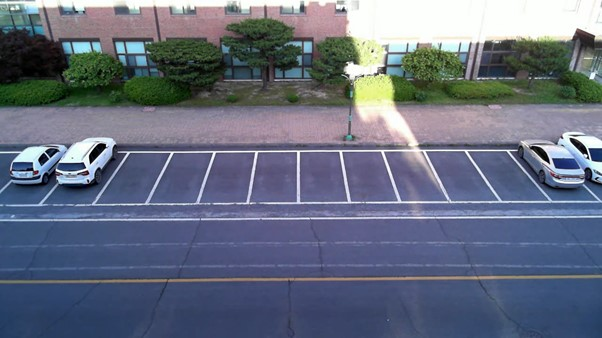
#> input picture Img.jpg, 602 x 338 px, given as the content of the folder test_images, which was not available
$ jupyter execute identify_parking_spots.ipynb   (text cells are left out)
#> lines starting #> are read from the running program, lines starting #| are printed output that depends on the picture; after the words box and inside, x2 and y2 are one past the last pixel; in counts of white or black regions, pixels touching at a corner belong together; pictures that were not available may be replaced by others from this repository, and a replacement may not be noted
[cell 1]
from __future__ import division
import matplotlib.pyplot as plt
import cv2
import os, glob
import numpy as np

[cell 2]
def show_images(images, filename=None, save=False, cmap=None):
    cols = 2
    rows = (len(images)+1)//cols

    plt.figure(figsize=(15, 12))
    for i, image in enumerate(images):
        plt.subplot(rows, cols, i+1)
        # use gray scale color map if there is only one channel
        cmap = 'gray' if len(image.shape)==2 else cmap
        plt.imshow(image, cmap=cmap)
        plt.xticks([])
        plt.yticks([])
    plt.tight_layout(pad=0, h_pad=0, w_pad=0)
    plt.show()
    if save == True:
        filename = filename
        cv2.imwrite(filename, image)

[cell 3]
test_images = [plt.imread(path) for path in glob.glob('test_images/Img.jpg')]
#> test_images = 1 item

show_images(test_images)
#> in show_images, `rows = (len(images)+1)//cols`: rows = 1
#> the loop in show_images, `for i, image in enumerate(images):` made 1 pass

[cell 4]
# image is expected be in RGB color space# image
def select_rgb_white_yellow(image):
    # white color mask
    lower = np.uint8([120, 120, 120])
    upper = np.uint8([255, 255, 255])
    white_mask = cv2.inRange(image, lower, upper)
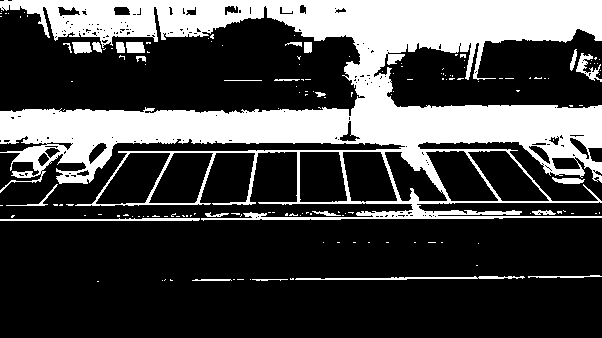
#> white_mask: shape (338, 602); 28.1% white; 158 white regions (133 under 20 px), largest, box (x1, y1, x2, y2) and area: (0, 0, 602, 221) 53770, (295, 276, 525, 280) 483, (0, 218, 200, 221) 461
#> image is the input picture: shape (338, 602, 3); mean R, G, B 102, 109.7, 127.3
    # yellow color mask
    lower = np.uint8([190, 190,   0])
    upper = np.uint8([255, 255, 255])
    yellow_mask = cv2.inRange(image, lower, upper)
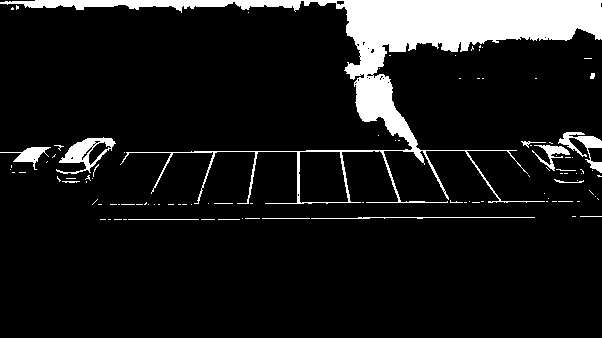
#> yellow_mask: shape (338, 602); 10.3% white; 102 white regions (87 under 20 px), largest, box (x1, y1, x2, y2) and area: (0, 0, 602, 204) 17944, (56, 137, 116, 174) 812, (558, 132, 602, 173) 576
    # combine the mask
    mask = cv2.bitwise_or(white_mask, yellow_mask)
#> mask: shape (338, 602); 28.1% white; 156 white regions (131 under 20 px), largest, box (x1, y1, x2, y2) and area: (0, 0, 602, 221) 53820, (295, 276, 525, 280) 483, (0, 218, 200, 221) 461
    masked = cv2.bitwise_and(image, image, mask = mask)
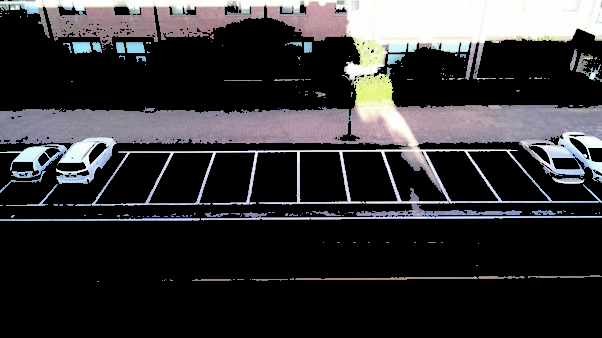
#> masked: shape (338, 602, 3); mean R, G, B 52.3, 51.5, 53.5
    return masked

white_yellow_images = list(map(select_rgb_white_yellow, test_images))
#> white_yellow_images = 1 item
filename = 'white_yellow_image.jpg'
show_images(white_yellow_images, filename, True, None)
#> the loop in show_images (call 2), `for i, image in enumerate(images):` made 1 pass

[cell 5]
def convert_gray_scale(image):
    return cv2.cvtColor(image, cv2.COLOR_RGB2GRAY)
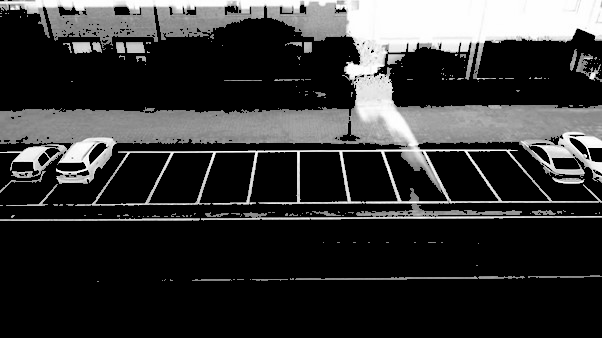
#> returned value: shape (338, 602); min 0, max 255, mean 52

gray_images = list(map(convert_gray_scale, white_yellow_images))
#> gray_images = 1 item

filename = 'gray_image.jpg'
show_images(gray_images, filename, True, None)

[cell 6]
def detect_edges(image, low_threshold=500, high_threshold=1000):
#> called with low_threshold = 500, high_threshold = 1000
    return cv2.Canny(image, low_threshold, high_threshold)
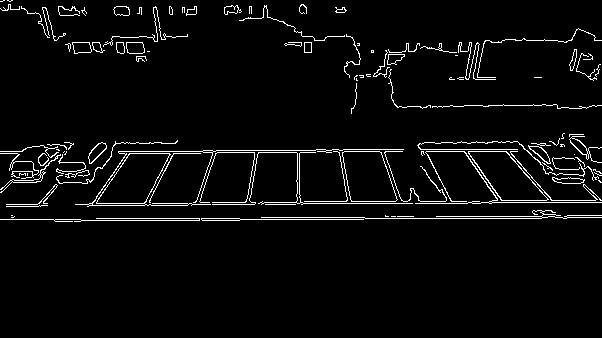
#> returned value: shape (338, 602); 4% white in thin lines or dots, all inside (x1, y1, x2, y2) = (0, 0, 602, 222)

edge_images = list(map(lambda image: detect_edges(image), gray_images))
#> edge_images = 1 item

filename = 'edge_image.jpg'
show_images(edge_images, filename, True, None)

[cell 7]
def filter_region(image, vertices):
    """
    Create the mask using the vertices and apply it to the input image
    """
    mask = np.zeros_like(image)
    if len(mask.shape)==2:
        cv2.fillPoly(mask, vertices, 255)
    else:
        cv2.fillPoly(mask, vertices, (255,)*mask.shape[2]) # in case, the input image has a channel dimension
    return cv2.bitwise_and(image, mask)


def select_region(image):
    """
    It keeps the region surrounded by the `vertices` (i.e. polygon).  Other area is set to 0 (black).
    """
    # first, define the polygon by vertices
    rows, cols = image.shape[:2]
#> rows = 338; cols = 602
    pt_1  = [cols*0.0, rows*0.43]
#> pt_1 = [0, 145.3]
    pt_2 = [cols*0.0, rows*0.64]
#> pt_2 = [0, 216.3]
    pt_3 = [cols*1, rows*0.6]
#> pt_3 = [602, 202.8]
    pt_4 = [cols*1, rows*0.43]
#> pt_4 = [602, 145.3]
    # the vertices are an array of polygons (i.e array of arrays) and the data type must be integer
    vertices = np.array([[pt_1, pt_2, pt_3, pt_4]], dtype=np.int32)
    return filter_region(image, vertices)
#> in filter_region, `cv2.fillPoly(mask, vertices, 255)`:
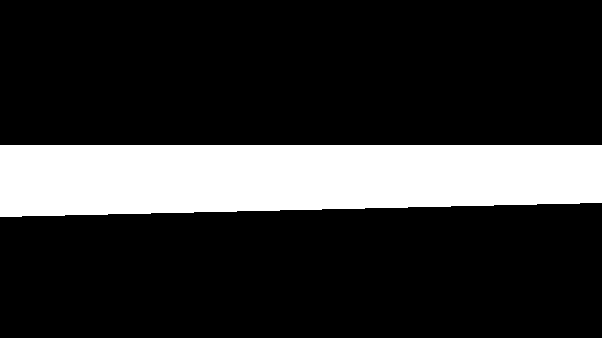
#> mask: shape (338, 602); 19.2% white; 1 white region, box (x1, y1, x2, y2) and area: (0, 145, 602, 217) 39130
#> in filter_region, `return cv2.bitwise_and(image, mask)`:
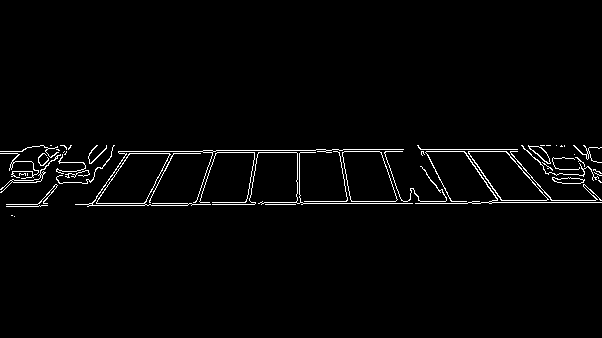
#> returned value: shape (338, 602); 2.1% white in thin lines or dots, all inside (x1, y1, x2, y2) = (0, 145, 602, 217)

# images showing the region of interest only
roi_images = list(map(select_region, edge_images))
#> roi_images = 1 item

filename = 'roi_image.jpg'
show_images(roi_images, filename, True, None)

[cell 8]
def hough_lines(image):
    """
    `image` should be the output of a Canny transform.

    Returns hough lines (not the image with lines)
    """
    return cv2.HoughLinesP(image, rho=1, theta=np.pi/180, threshold=30, minLineLength=30, maxLineGap=10)


list_of_lines = list(map(hough_lines, roi_images))
#> list_of_lines = 1 item
# print(list_of_lines)

[cell 9]
def draw_lines(image, lines, color=[255, 0, 0], thickness=2, make_copy=True):
    # the lines returned by cv2.HoughLinesP has the shape (-1, 1, 4)
    if make_copy:
        image = np.copy(image) # don't want to modify the original
    cleaned = []
    for line in lines:
        for x1,y1,x2,y2 in line:
            if abs(y2-y1) >=10 and abs(x2-x1) >=0 and abs(x2-x1) <= 10000:
                cleaned.append((x1,y1,x2,y2))
                cv2.line(image, (x1, y1), (x2, y2), color, thickness)
    print(" No lines detected: ", len(cleaned))
    return image

line_images = []
for image, lines in zip(test_images, list_of_lines):
    line_images.append(draw_lines(image, lines))
#> this loop made 1 pass
#|  No lines detected:  17
#> after the loop, line_images = 1 item

filename = 'line_image.jpg'
show_images(line_images, filename, True, None)
#> the loop in show_images (call 6), `for i, image in enumerate(images):` made 1 pass
#> in show_images (call 6), `plt.show()`:
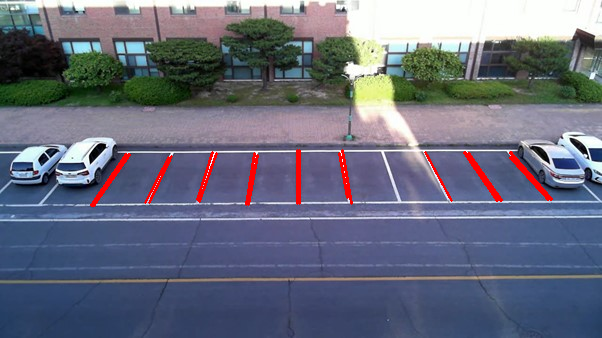
#> shown: shape (338, 602, 3); mean R, G, B 103.5, 107.8, 125.1

[cell 10]
def identify_blocks(image, lines, make_copy=True):
    if make_copy:
        new_image = np.copy(image)
    #Step 1: Create a clean list of lines
    cleaned = []
    for line in lines:
        for x1,y1,x2,y2 in line:
            if abs(y2-y1) >=10 and abs(x2-x1) >=0 and abs(x2-x1) <= 100000:
                cleaned.append((x1,y1,x2,y2))

    #Step 2: Sort cleaned by y1 position
    import operator
    list1 = sorted(cleaned, key=operator.itemgetter(1, 1))

    #Step 3: Find clusters of y1 close together - clust_dist apart
    clusters = {}
    dIndex = 0
    clus_dist = 1000

    for i in range(len(list1) - 1):
        distance = abs(list1[i+1][1] - list1[i][1])
        # print(distance)
        if distance <= clus_dist:
            if not dIndex in clusters.keys(): clusters[dIndex] = []
            clusters[dIndex].append(list1[i])
            clusters[dIndex].append(list1[i + 1])

        else:
            dIndex += 1

    #Step 4: Identify coordinates of rectangle around this cluster
    rects = {}
    i = 0
    for key in clusters:
        all_list = clusters[key]
        cleaned = list(set(all_list))
        if len(cleaned) > 10:
            cleaned = sorted(cleaned, key=lambda tup: tup[0])
            avg_x1 = cleaned[0][2]
            avg_x2 = cleaned[-1][2]
    #         print(avg_y1, avg_y2)
            avg_y1 = 0
            avg_y2 = 0
            for tup in cleaned:
                if tup[1] > tup[-1]:
                    avg_y1 += tup[-1]
                    avg_y2 += tup[1]
                else:
                    avg_y1 += tup[1]
                    avg_y2 += tup[-1]

            avg_y1 = avg_y1/len(cleaned)
            avg_y2 = avg_y2/len(cleaned)
            rects[i] = (avg_x1, avg_y1, avg_x2, avg_y2)
            i += 1

    #Step 5: Draw the rectangles on the image
    buff = 5
    for key in rects:
        tup_topLeft = (int(rects[key][0]), int(rects[key][1]- buff))
        tup_botRight = (int(rects[key][2]), int(rects[key][3] + buff))
#         print(tup_topLeft, tup_botRight)
        cv2.rectangle(new_image, tup_topLeft, tup_botRight, (0,255,0), 2)
    return new_image, rects

# images showing the region of interest only
rect_images = []
rect_coords = []
for image, lines in zip(test_images, list_of_lines):
    new_image, rects = identify_blocks(image, lines)
    rect_images.append(new_image)
    rect_coords.append(rects)
#> this loop made 1 pass
#> (clus_dist in identify_blocks, buff in identify_blocks, rects) on pass 1: (1000, 5, {0: (126, 153.1, 551, 201.5)})
#> after the loop, rect_coords = 1 item; rect_images = 1 item

filename = 'rect_image.jpg'
show_images(rect_images, filename, True, None)

[cell 11]
def draw_parking(image, rects, make_copy = True, color=[255, 0, 0], thickness=1, save = True):
    if make_copy:
        new_image = np.copy(image)
    rows, cols = image.shape[:2]
    gap = cols / 12 - 0.1
    adj_gap_x1 = {0:40, 1:35, 2:31, 3:24, 4:15, 5:7, 6:-2, 7:-10, 8:-19, 9:-28, 10:-36, 11:-45, 12:-51 }
    adj_gap_x2 = {0:-10, 1:-10, 2:-7, 3:-4, 4:-3, 5:-3, 6:-2, 7:0, 8:0, 9:1, 10:3, 11:3, 12:4 }
    spot_dict = {} # maps each parking ID to its coords
    poly_dict = {}
    tot_spots = 0

    adj_x1 = {0:(0 - rects[0][0])}
    adj_x2 = {0:(cols - rects[0][2])}

    adj_y1 = {0:-5}
    adj_y2 = {0:5}

    for key in rects:
        # Horizontal lines
        tup = rects[key]
        x1 = int(tup[0]+ adj_x1[key])
        x2 = int(tup[2]+ adj_x2[key])
        y1 = int(tup[1] + adj_y1[key])
        y2 = int(tup[3] + adj_y2[key])
        cv2.rectangle(new_image, (x1, y1),(x2,y2),(0,255,0),2)
        num_splits = int(abs(x2-x1)//gap)
        for i in range(0, num_splits+1):
            x = int(x1 + i*gap)
            cv2.line(new_image, (x + adj_gap_x1[i], y1), (x + adj_gap_x2[i], y2), color, thickness)
        if key > 0 and key < len(rects) -1 :
            #draw vertical lines
            y = int((y1 + y2)/2)
            cv2.line(new_image, (x1, y), (x2, y), color, thickness)
        # Add up spots in this lane
        if key == 0 or key == (len(rects) -1):
            tot_spots += num_splits +1
        else:
            tot_spots += 2*(num_splits +1)

        # Dictionary of spot positions
        if key == 0 or key == (len(rects) -1):
            for i in range(0, num_splits):
                cur_len = len(spot_dict)
                x = int(x1 + i*gap)
                spot_dict[(x + adj_gap_x1[i], y1, x + gap + adj_gap_x2[i+1], y2)] = cur_len +1
                poly_dict[(x + adj_gap_x1[i], y1, x + adj_gap_x2[i], y2, x + gap + adj_gap_x2[i+1], y2, x + gap + adj_gap_x1[i+1], y1)] = cur_len +1
        else:
            for i in range(0, num_splits+1):
                cur_len = len(spot_dict)
                x = int(x1 + i*gap)
                y = int((y1 + y2)/2)
                spot_dict[(x, y1, x+gap, y)] = cur_len +1
                spot_dict[(x, y, x+gap, y2)] = cur_len +2

    print("total parking spaces: ", tot_spots, cur_len)
    if save:
        filename = 'with_parking.jpg'
        cv2.imwrite(filename, new_image)
    return new_image, poly_dict

delineated = []
spot_pos = []
for image, rects in zip(test_images, rect_coords):
    new_image, poly_dict = draw_parking(image, rects)
    delineated.append(new_image)
    spot_pos.append(poly_dict)
#> this loop made 1 pass
#> (rects, rows in draw_parking, cols in draw_parking, gap in draw_parking, adj_x1 in draw_parking, adj_x2 in draw_parking, adj_y1 in draw_parking) on pass 1: ({0: (126, 153.1, 551, 201.5)}, 338, 602, 50.07, {0: -126}, {0: 51}, {0: -5})
#| total parking spaces:  13 11
#> pass 1, in draw_parking, `cv2.imwrite(filename, new_image)`:
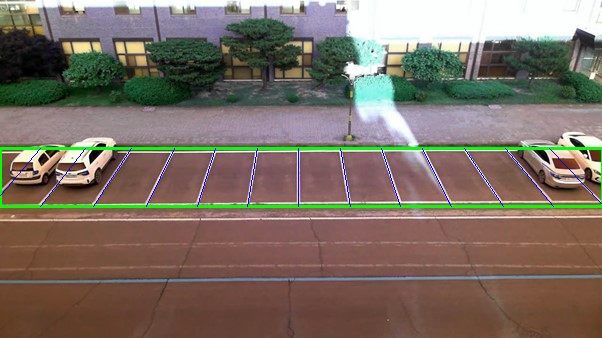
#> saved as with_parking.jpg: shape (338, 602, 3); mean B, G, R 100.5, 111.7, 124
#> after the loop, delineated = 1 item; spot_pos = 1 item

filename = 'delineated_image.jpg'
show_images(delineated, filename, True, None)

[cell 12]
final_spot_dict = spot_pos[0]
#> final_spot_dict = 12 items

[cell 13]
print(len(final_spot_dict))
#| 12

[cell 14]
def assign_spots_map(image, spot_dict=final_spot_dict, make_copy = True, color=[255, 0, 0], thickness=2):
#> called with make_copy = True, thickness = 2
    spot_cnt = 1
    if make_copy:
        new_image = np.copy(image)

        for spot in spot_dict.keys():
            (x1, y1, x2, y2, x3, y3, x4, y4) = spot
            poly_points = np.array([[x1, y1], [x2, y2], [x3, y3], [x4, y4]], dtype = np.int32).reshape((-1,1,2))
            cv2.polylines(new_image, [poly_points], 1, color, thickness)
            text_coordinate = int((x1+x4)/2 - 5) , int(y1- 10)
            cv2.putText(new_image, "%d" %spot_cnt, text_coordinate, cv2.FONT_HERSHEY_SIMPLEX, 0.7, (0, 255, 0), 2)
            spot_cnt += 1
#> this loop made 12 passes
#> (spot, x1, x2, x3, x4, poly_points, text_coordinate) on passes 1 to 5: ((40, 148, -10, 206, 40.07, 206, 85.07, 148), 40, -10, 40.07, 85.07, [[40, 148], [-10, 206], [40, 206], [85, 148]], (57, 138)), ((85, 148, 40, 206, 93.07, 206, 131.1, 148), 85, 40, 93.07, 131.1, [[85, 148], [40, 206], [93, 206], [131, 148]], (103, 138)), ((131, 148, 93, 206, 146.1, 206, 174.1, 148), 131, 93, 146.1, 174.1, [[131, 148], [93, 206], [146, 206], [174, 148]], (147, 138)), ((174, 148, 146, 206, 197.1, 206, 215.1, 148), 174, 146, 197.1, 215.1, [[174, 148], [146, 206], [197, 206], [215, 148]], (189, 138)), ((215, 148, 197, 206, 247.1, 206, 257.1, 148), 215, 197, 247.1, 257.1, [[215, 148], [197, 206], [247, 206], [257, 148]], (231, 138))
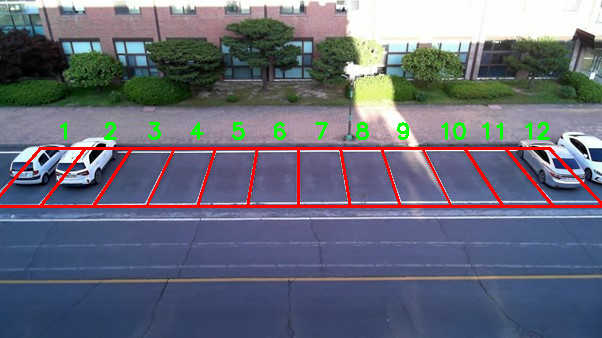
#> new_image: shape (338, 602, 3); 3.56% of pixels changed, all inside (x1, y1, x2, y2) = (0, 122, 602, 208)
#> after the loop, spot_cnt = 13
    return new_image

marked_spot_images = list(map(assign_spots_map, test_images))
#> marked_spot_images = 1 item
filename = 'marked_spot_images.jpg'
show_images(marked_spot_images, filename, True, None)
